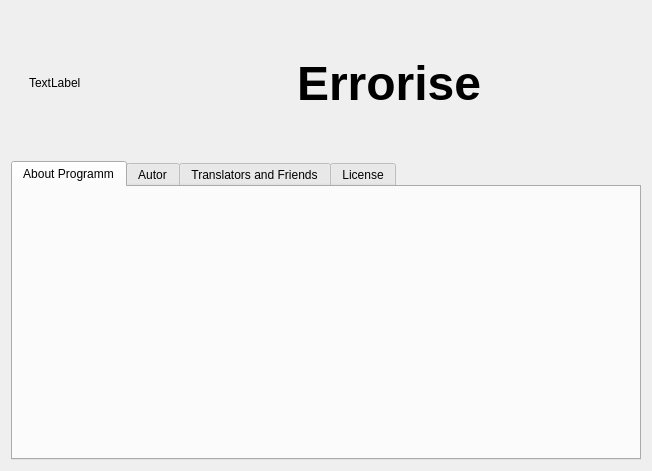
<?xml version="1.0" encoding="UTF-8"?>
<ui version="4.0">
 <class>About</class>
 <widget class="QWidget" name="About">
  <property name="geometry">
   <rect>
    <x>0</x>
    <y>0</y>
    <width>652</width>
    <height>471</height>
   </rect>
  </property>
  <property name="windowTitle">
   <string>Form</string>
  </property>
  <layout class="QGridLayout" name="gridLayout">
   <item row="0" column="0">
    <spacer name="horizontalSpacer_2">
     <property name="orientation">
      <enum>Qt::Horizontal</enum>
     </property>
     <property name="sizeType">
      <enum>QSizePolicy::Maximum</enum>
     </property>
     <property name="sizeHint" stdset="0">
      <size>
       <width>12</width>
       <height>20</height>
      </size>
     </property>
    </spacer>
   </item>
   <item row="0" column="1">
    <widget class="QLabel" name="lnlIcon">
     <property name="sizePolicy">
      <sizepolicy hsizetype="Maximum" vsizetype="Maximum">
       <horstretch>228</horstretch>
       <verstretch>144</verstretch>
      </sizepolicy>
     </property>
     <property name="minimumSize">
      <size>
       <width>228</width>
       <height>144</height>
      </size>
     </property>
     <property name="maximumSize">
      <size>
       <width>228</width>
       <height>144</height>
      </size>
     </property>
     <property name="text">
      <string>TextLabel</string>
     </property>
    </widget>
   </item>
   <item row="0" column="2">
    <spacer name="horizontalSpacer">
     <property name="orientation">
      <enum>Qt::Horizontal</enum>
     </property>
     <property name="sizeType">
      <enum>QSizePolicy::Fixed</enum>
     </property>
     <property name="sizeHint" stdset="0">
      <size>
       <width>28</width>
       <height>141</height>
      </size>
     </property>
    </spacer>
   </item>
   <item row="0" column="3">
    <widget class="QLabel" name="lnlAppName">
     <property name="sizePolicy">
      <sizepolicy hsizetype="Expanding" vsizetype="Preferred">
       <horstretch>0</horstretch>
       <verstretch>0</verstretch>
      </sizepolicy>
     </property>
     <property name="font">
      <font>
       <pointsize>36</pointsize>
       <weight>75</weight>
       <bold>true</bold>
      </font>
     </property>
     <property name="text">
      <string notr="true">Errorise</string>
     </property>
     <property name="textFormat">
      <enum>Qt::PlainText</enum>
     </property>
     <property name="alignment">
      <set>Qt::AlignLeading|Qt::AlignLeft|Qt::AlignVCenter</set>
     </property>
    </widget>
   </item>
   <item row="1" column="0" colspan="4">
    <widget class="QTabWidget" name="tabWidget">
     <property name="currentIndex">
      <number>0</number>
     </property>
     <widget class="QWidget" name="tabApp">
      <attribute name="title">
       <string>About Programm</string>
      </attribute>
     </widget>
     <widget class="QWidget" name="tabAutor">
      <attribute name="title">
       <string>Autor</string>
      </attribute>
     </widget>
     <widget class="QWidget" name="tabTranslator">
      <attribute name="title">
       <string>Translators and Friends</string>
      </attribute>
     </widget>
     <widget class="QWidget" name="tabLicense">
      <attribute name="title">
       <string>License</string>
      </attribute>
     </widget>
    </widget>
   </item>
  </layout>
 </widget>
 <resources/>
 <connections/>
</ui>
